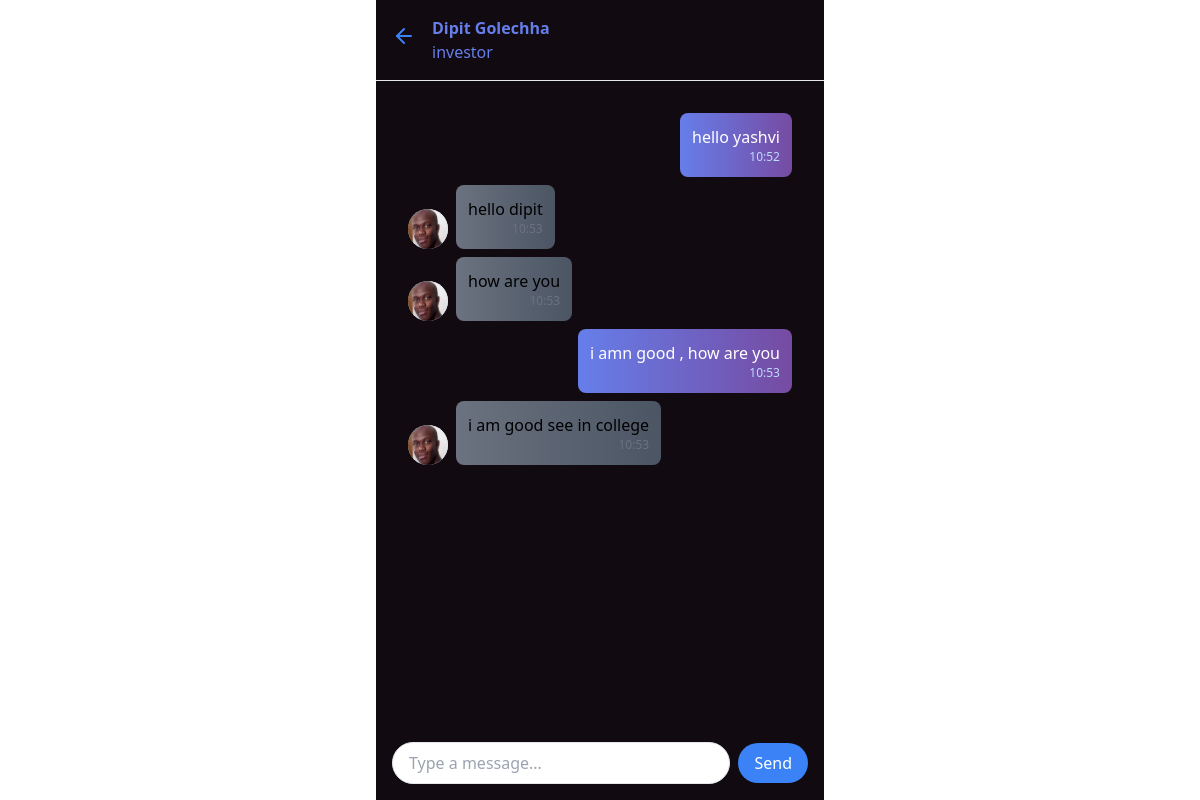
Page /dist/message.php?chat_id=1 (signed in) on the committed database.
### tables this page shows
CREATE TABLE messages (
  chat_id INTEGER,
  person_id INTEGER,
  message TEXT,
  timestamp TIMESTAMP DEFAULT CURRENT_TIMESTAMP,
  FOREIGN KEY (chat_id) REFERENCES chats(id),
  FOREIGN KEY (person_id) REFERENCES login(id),
  PRIMARY KEY (chat_id, person_id, timestamp)
);

### dist/message.php (the view, shortened to what this page needs)
<?php
$pdo = new PDO('sqlite:upswipe.db');
$pdo->setAttribute(PDO::ATTR_ERRMODE, PDO::ERRMODE_EXCEPTION);
$chatId = $_GET['chat_id'] ?? 0;
$loggedInUserId = $_SESSION['id'] ?? 0;
$stmt = $pdo->prepare("SELECT m.message, m.person_id, m.timestamp, l.Name FROM messages m JOIN login l ON m.person_id = l.id WHERE m.chat_id = ? ORDER BY m.timestamp ASC");
$stmt->execute([$chatId]);
$messages = $stmt->fetchAll(PDO::FETCH_ASSOC);
$query = "SELECT person1_id, person2_id FROM chat_twopeople WHERE chat_id = :chatId AND (person1_id = :loggedInUserId OR person2_id = :loggedInUserId)";
$stmt = $pdo->prepare($query);
$stmt->execute(['chatId' => $chatId, 'loggedInUserId' => $loggedInUserId]);
$otherPersonId = null;
if ($row = $stmt->fetch(PDO::FETCH_ASSOC)) {
    $otherPersonId = ($row['person1_id'] == $loggedInUserId) ? $row['person2_id'] : $row['person1_id'];
}
$otherPersonName = '';
if ($otherPersonId !== null) {
    $query = "SELECT Name, Accounttype FROM login WHERE id = :otherPersonId";
    $stmt = $pdo->prepare($query);
    $stmt->execute(['otherPersonId' => $otherPersonId]);
    if ($row = $stmt->fetch(PDO::FETCH_ASSOC)) {
        $otherPersonName = $row['Name'];
        $otherpersonrole = $row['Accounttype'];
    }
}
?>
<!DOCTYPE html>
<html lang="en">
<head>
  <script src="https://cdn.tailwindcss.com"></script>
</head>
<body>
  <div class="flex flex-col h-screen max-w-md mx-auto bg-[#110B11]" >
    <div class="flex items-center p-4 border-b">
    <a href="chats.php" class="flex items-center space-x-3 pb-2 no-underline text-white hover:text-gray-200">
      <svg
        xmlns="http://www.w3.org/2000/svg"
        width="24"
        height="24"
        viewBox="0 0 24 24"
        fill="none"
        stroke="currentColor"
        stroke-width="2"
        stroke-linecap="round"
        stroke-linejoin="round"
        class="text-blue-500"
      >
        <path d="m12 19-7-7 7-7"></path>
        <path d="M19 12H5"></path>
      </svg>
      </a>
<?php
      echo '<div class="flex flex-col flex-1 mx-4">';
      echo '<span class="font-semibold text-[#667EEA]">' . htmlspecialchars($otherPersonName) . '</span>';
      echo '        <span class="text-[#667EEA]">' . htmlspecialchars($otherpersonrole) . '</span> ';
      echo '</div>';
      ?>
    </div>
    <div class="flex-1 overflow-y-auto" id="chat-messages">
      <div class="p-4 space-y-4">
    <div class="flex-1 overflow-y-auto p-4" >
      <?php foreach ($messages as $message): ?>
        <?php $isUserMessage = $message['person_id'] == $loggedInUserId; ?>
        <div class="flex <?php echo $isUserMessage ? 'justify-end' : ''; ?> items-end space-x-2 mb-2">
          <?php if (!$isUserMessage): ?>
            <span class="flex h-10 w-10 shrink-0 overflow-hidden rounded-full bg-gray-300">
              <img class="h-full w-full object-cover" src="placeholder.jpg" alt="User avatar">
            </span>
          <?php endif; ?>
          <div class="max-w-xs p-3 rounded-lg <?php echo $isUserMessage ? 'bg-gradient-to-r from-[#667EEA] to-[#764BA2]' : 'bg-gradient-to-r from-gray-500 to-gray-600'; ?>">
            <p class="<?php echo $isUserMessage ? 'text-white' : ''; ?>"><?= htmlspecialchars($message['message']) ?></p>
            <span class="block text-xs text-right <?php echo $isUserMessage ? 'text-blue-200' : 'text-gray-500'; ?>"><?= date('H:i', strtotime($message['timestamp'])) ?></span>
          </div>
        </div>
      <?php endforeach; ?>
    </div>
      </div>
    </div>
    <form method="POST" id="messageForm">
    <div class="p-4">
      <div class="flex items-center space-x-2">
        <input type="text" name="message" id="message" class="flex-1 border rounded-full px-4 py-2 focus:outline-none" placeholder="Type a message...">
        <button class="bg-blue-500 text-white px-4 py-2 rounded-full hover:bg-blue-600 focus:outline-none">Send</button>
      </div>
  </div>
  </form>
</body>
</html>

### rows in the picture
messages: message "hello yashvi", timestamp "10:52"
messages: message "hello dipit", timestamp "10:53"
messages: message "how are you", timestamp "10:53"
messages: message "i amn good , how are you", timestamp "10:53"
messages: message "i am good see in college", timestamp "10:53"

### other values in the picture
$otherPersonName "Dipit Golechha"
$otherpersonrole "investor"
